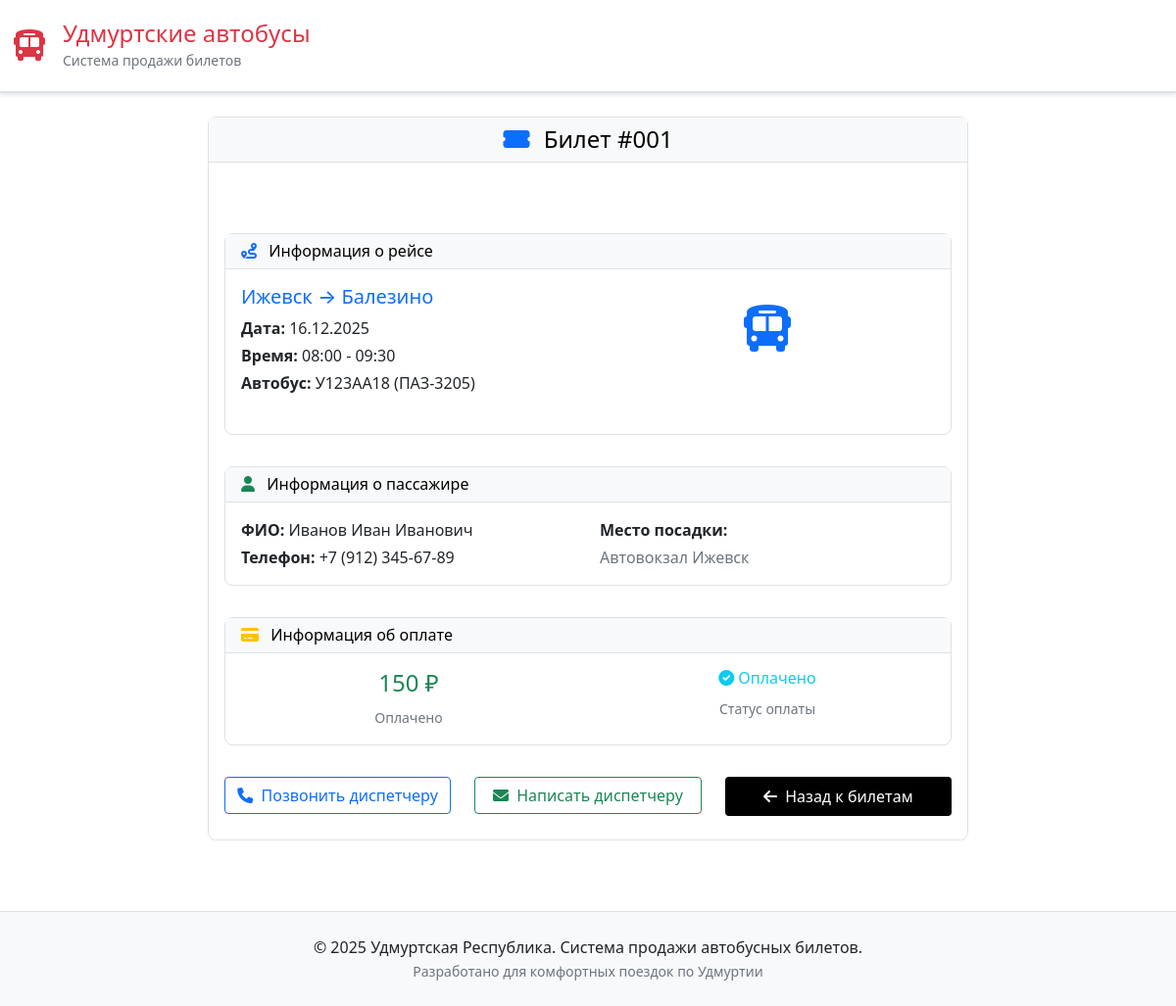
The app's page /ticket/1 with its own data.
### models.py (models this page shows)
class Ticket(Base):
    __tablename__ = "tickets"
    id = Column(Integer, primary_key=True, index=True)
    ticket_number = Column(String, unique=True, index=True)  # 001-999
    trip_id = Column(Integer, ForeignKey("trips.id"))
    passenger_name = Column(String, nullable=False)
    passenger_phone = Column(String, nullable=False)
    boarding_point = Column(String, nullable=False)
    status = Column(String, default="pending_confirmation")  # pending_confirmation, confirmed, completed, cancelled
    status_reason = Column(Text, nullable=True)
    payment_status = Column(String, default="unpaid")  # unpaid, paid, refunded
    payment_amount = Column(Float, default=0.0)
    is_open_date = Column(Integer, default=0)  # 1 = open date ticket
    created_at = Column(DateTime(timezone=True), server_default=func.now())
    updated_at = Column(DateTime(timezone=True), server_default=func.now(), onupdate=func.now())
    trip = relationship("Trip", back_populates="tickets")

class Trip(Base):
    __tablename__ = "trips"
    id = Column(Integer, primary_key=True, index=True)
    departure_city = Column(String, nullable=False)
    arrival_city = Column(String, nullable=False)
    departure_date = Column(Date, nullable=False)
    departure_time = Column(String, nullable=False)  # Format: HH:MM
    arrival_time = Column(String, nullable=False)    # Format: HH:MM
    bus_number = Column(String, nullable=False)      # Гос. номер автобуса
    bus_name = Column(String, nullable=False)        # Название автобуса
    bus_color = Column(String, nullable=False)       # Цвет автобуса
    total_seats = Column(Integer, nullable=False)
    available_seats = Column(Integer, nullable=False)
    price = Column(Float, default=0.0)
    is_active = Column(Integer, default=1)  # 1 = active, 0 = inactive
    created_at = Column(DateTime(timezone=True), server_default=func.now())
    updated_at = Column(DateTime(timezone=True), server_default=func.now(), onupdate=func.now())
    tickets = relationship("Ticket", back_populates="trip")

### main.py (the view)
@app.get("/ticket/{ticket_id}", response_class=HTMLResponse)
async def ticket_details(request: Request, ticket_id: int, db: Session = Depends(get_db)):
    ticket = db.query(Ticket).filter(Ticket.id == ticket_id).first()
    if not ticket:
        raise HTTPException(status_code=404, detail="Ticket not found")
    return templates.TemplateResponse("user_ticket_details.html", {
        "request": request,
        "ticket": ticket
    })

### templates/user_ticket_details.html (shortened to what this page needs)
{% extends "base_udmurt.html" %}
{% block content %}
<div class="row justify-content-center">
    <div class="col-lg-8">
        <div class="card">
            <div class="card-header text-center">
                <h4 class="mb-0">
                    <i class="fas fa-ticket-alt text-primary me-2"></i>
                    Билет #{{ ticket.ticket_number }}
                </h4>
            </div>
            <div class="card-body">
                <div class="text-center mb-4">
                    <span class="badge status-{{ ticket.status.value }} fs-5 px-3 py-2">
                    </span>
                </div>
                <div class="card mb-4">
                    <div class="card-header">
                        <h6 class="mb-0">
                            <i class="fas fa-route text-primary me-2"></i>
                            Информация о рейсе
                        </h6>
                    </div>
                    <div class="card-body">
                        <div class="row">
                            <div class="col-md-6">
                                <h5 class="text-primary">{{ ticket.trip.departure_city }} → {{ ticket.trip.arrival_city }}</h5>
                                <p class="mb-1"><strong>Дата:</strong> {{ ticket.trip.departure_date.strftime('%d.%m.%Y') }}</p>
                                <p class="mb-1"><strong>Время:</strong> {{ ticket.trip.departure_time }} - {{ ticket.trip.arrival_time }}</p>
                                <p class="mb-0"><strong>Автобус:</strong> {{ ticket.trip.bus_number }} ({{ ticket.trip.bus_name }})</p>
                            </div>
                            <div class="col-md-6">
                                <div class="bus-visual mb-3">
                                    <i class="fas fa-bus fa-3x text-primary"></i>
                                    <div class="mt-2">
                                        <span class="badge" style="background-color: {{ ticket.trip.bus_color|lower() }}; color: white;">
                                        </span>
                                    </div>
                                </div>
                            </div>
                        </div>
                    </div>
                </div>
                <div class="card mb-4">
                    <div class="card-header">
                        <h6 class="mb-0">
                            <i class="fas fa-user text-success me-2"></i>
                            Информация о пассажире
                        </h6>
                    </div>
                    <div class="card-body">
                        <div class="row">
                            <div class="col-md-6">
                                <p class="mb-1"><strong>ФИО:</strong> {{ ticket.passenger_name }}</p>
                                <p class="mb-0"><strong>Телефон:</strong> {{ ticket.passenger_phone }}</p>
                            </div>
                            <div class="col-md-6">
                                <p class="mb-1"><strong>Место посадки:</strong></p>
                                <p class="mb-0 text-muted">{{ ticket.boarding_point }}</p>
                            </div>
                        </div>
                    </div>
                </div>
                <div class="card mb-4">
                    <div class="card-header">
                        <h6 class="mb-0">
                            <i class="fas fa-credit-card text-warning me-2"></i>
                            Информация об оплате
                        </h6>
                    </div>
                    <div class="card-body">
                        <div class="row text-center">
                            <div class="col-md-6">
                                <h4 class="text-success">{{ "%.0f"|format(ticket.payment_amount) }} ₽</h4>
                                <small class="text-muted">Оплачено</small>
                            </div>
                            <div class="col-md-6">
                                <h6 class="text-info">
                                    {% if ticket.payment_status == 'paid' %}
                                        <i class="fas fa-check-circle me-1"></i>Оплачено
                                    {% else %}
                                        <i class="fas fa-clock me-1"></i>Ожидает оплаты
                                    {% endif %}
                                </h6>
                                <small class="text-muted">Статус оплаты</small>
                            </div>
                        </div>
                    </div>
                </div>
                <div class="text-center">
                    <div class="row">
                        <div class="col-md-4 mb-2">
                            <button class="btn btn-outline-primary w-100" onclick="callDispatcher()">
                                <i class="fas fa-phone me-1"></i>
                                Позвонить диспетчеру
                            </button>
                        </div>
                        <div class="col-md-4 mb-2">
                            <button class="btn btn-outline-success w-100" onclick="writeToDispatcher()">
                                <i class="fas fa-envelope me-1"></i>
                                Написать диспетчеру
                            </button>
                        </div>
                        <div class="col-md-4 mb-2">
                            <a href="/tickets" class="btn btn-primary w-100">
                                <i class="fas fa-arrow-left me-1"></i>
                                Назад к билетам
                            </a>
                        </div>
                    </div>
                </div>
            </div>
        </div>
    </div>
</div>
{% endblock %}

### static/css/udmurt-style.css (style rules this page uses)
:root { --primary-bg: #FFFFFF; --secondary-bg: #F8F9FA; --text-color: #000000; --accent-red: #DC3545; --border-color: #DEE2E6; }
.card { border: 1px solid #dee2e6; border-radius: 8px; box-shadow: none; }
.card-header { background-color: var(--secondary-bg); color: var(--text-color); border-bottom: 1px solid var(--border-color); }
.btn-primary { background-color: var(--text-color); color: white; border: none; border-radius: 4px; padding: 8px 16px; font-weight: normal; }
@media (min-width: 769px) { .card { margin-bottom: 1.5rem; } }
@media (min-width: 769px) { .mb-4 { margin-bottom: 2rem !important; } }

### templates/user_ticket_details.html (style rules this page uses)
.bus-visual { text-align: center; padding: 20px; background: linear-gradient(45deg, var(--udmurt-light-blue), var(--udmurt-light-green)); border-radius: 10px; }

### records on screen
Ticket: ticket_number "001", passenger_name "Иванов Иван Иванович", passenger_phone "+7 (912) 345-67-89", boarding_point "Автовокзал Ижевск", payment_amount "150"
Trip: trip.departure_city "Ижевск", trip.arrival_city "Балезино", trip.departure_date "16.12.2025", trip.departure_time "08:00", trip.arrival_time "09:30", trip.bus_number "У123АА18", trip.bus_name "ПАЗ-3205"
